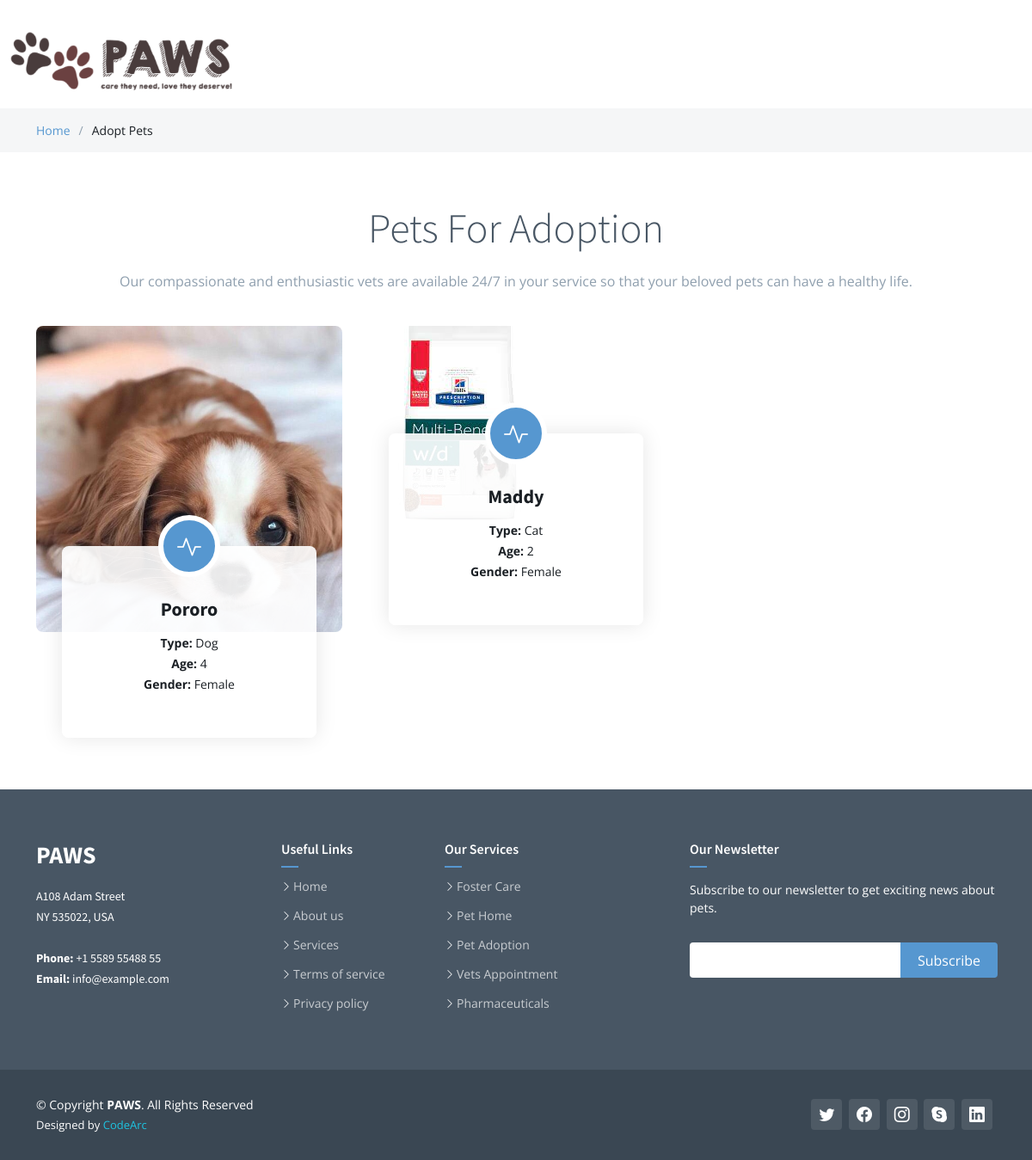
The page /paws/adopt-pet.php on the database its author committed.
### tables this page shows
CREATE TABLE `pethome` (
  `id` int(25) NOT NULL,
  `uid` int(22) NOT NULL,
  `petName` varchar(255) NOT NULL,
  `petAge` int(10) NOT NULL,
  `petGender` varchar(255) NOT NULL,
  `petType` varchar(255) NOT NULL,
  `petDescription` varchar(600) NOT NULL,
  `petImg1` varchar(500) NOT NULL,
  `petImg2` varchar(500) NOT NULL,
  `petImg3` varchar(500) NOT NULL,
  `vaxImg` varchar(500) NOT NULL,
  `status` varchar(255) NOT NULL DEFAULT 'Not Adopted',
  `adoptedby` int(25) DEFAULT NULL,
  `time` timestamp NOT NULL DEFAULT current_timestamp()
);

### paws/adopt-pet.php (the view, shortened to what this page needs)
<?php
include('includes/config.php');
?>
<!DOCTYPE html>
<html lang="en">
<head>
  <link href="assets/vendor/fontawesome-free/css/all.min.css" rel="stylesheet">
  <link href="assets/vendor/bootstrap/css/bootstrap.min.css" rel="stylesheet">
  <link href="assets/vendor/bootstrap-icons/bootstrap-icons.css" rel="stylesheet">
  <link href="assets/vendor/aos/aos.css" rel="stylesheet">
  <link href="assets/vendor/glightbox/css/glightbox.min.css" rel="stylesheet">
  <link href="assets/vendor/swiper/swiper-bundle.min.css" rel="stylesheet">
  <link href="assets/css/variables.css" rel="stylesheet">
  <link href="assets/css/main.css" rel="stylesheet">
</head>
<body>
  <header id="header" class="header fixed-top" data-scrollto-offset="0">
    <div class="container-fluid d-flex align-items-center justify-content-between">
      <a href="homepage.php" class="logo d-flex align-items-center scrollto me-auto me-lg-0">
        <img style="min-height: 80px;" src="assets/img/logo.png" alt="">
      </a>
    </div>
  </header>
  <main id="main" style="padding-top: 50px;">
    <div class="breadcrumbs">
      <div class="container">
        <div class="d-flex justify-content-between align-items-center">
          <ol>
            <li><a href="homepage.php">Home</a></li>
            <li>Adopt Pets</li>
          </ol>
        </div>
      </div>
    </div>
    <section id="services" class="services">
      <div class="container" data-aos="fade-up">
        <div class="section-header">
          <h2>Pets For Adoption</h2>
          <p>Our compassionate and enthusiastic vets are available 24/7 in your service so that your beloved pets can have a healthy life.</p>
        </div>
        <div class="row gy-5">
        <?php
        $query=mysqli_query($con,"select * from pethome where uid!='".$_SESSION['id']."' and status='Not Adopted'");
        while($row=mysqli_fetch_array($query)){
        ?>
          <div class="col-xl-4 col-md-6" data-aos="zoom-in" data-aos-delay="200">
        		<div class="service-item">
        			<div class="img">
        				<a href="pet-details.php?petid=<?php echo htmlentities($row['id']);?>"><img src="../pets/img<?php echo htmlentities($row['id']);?>.1.jpg" class="img-fluid" alt=""></a>
        			</div>
        			<div class="details position-relative">
        				<div class="icon">
        					<i class="bi bi-activity"></i>
        				</div>
        				<a href="pet-details.php?petid=<?php echo htmlentities($row['id']);?>" class="stretched-link">
        					<h3><?php echo htmlentities($row['petName']);?></h3>
        				</a>
                <p><strong>Type:</strong> <?php echo htmlentities($row['petType']);?></p>
        				<p><strong>Age:</strong> <?php echo htmlentities($row['petAge']);?></p>
                <p><strong>Gender:</strong> <?php echo htmlentities($row['petGender']);?></p>
        			</div>
        		</div>
        	</div>
                <?php } ?>
        </div>
      </div>
    </section>
  </main>
  <?php include('includes/footer.php');?>
</body>
</html>

### paws/includes/footer.php
<footer id="footer" class="footer">
  <div class="footer-content">
    <div class="container">
      <div class="row">
        <div class="col-lg-3 col-md-6">
          <div class="footer-info">
            <h3>PAWS</h3>
            <p>
              A108 Adam Street <br>
              NY 535022, USA<br><br>
              <strong>Phone:</strong> +1 5589 55488 55<br>
              <strong>Email:</strong> info@example.com<br>
            </p>
          </div>
        </div>
        <div class="col-lg-2 col-md-6 footer-links">
          <h4>Useful Links</h4>
          <ul>
            <li><i class="bi bi-chevron-right"></i> <a href="#">Home</a></li>
            <li><i class="bi bi-chevron-right"></i> <a href="#">About us</a></li>
            <li><i class="bi bi-chevron-right"></i> <a href="#">Services</a></li>
            <li><i class="bi bi-chevron-right"></i> <a href="#">Terms of service</a></li>
            <li><i class="bi bi-chevron-right"></i> <a href="#">Privacy policy</a></li>
          </ul>
        </div>
        <div class="col-lg-3 col-md-6 footer-links">
          <h4>Our Services</h4>
          <ul>
            <li><i class="bi bi-chevron-right"></i> <a href="#">Foster Care</a></li>
            <li><i class="bi bi-chevron-right"></i> <a href="#">Pet Home</a></li>
            <li><i class="bi bi-chevron-right"></i> <a href="#">Pet Adoption</a></li>
            <li><i class="bi bi-chevron-right"></i> <a href="#">Vets Appointment</a></li>
            <li><i class="bi bi-chevron-right"></i> <a href="#">Pharmaceuticals</a></li>
          </ul>
        </div>
        <div class="col-lg-4 col-md-6 footer-newsletter">
          <h4>Our Newsletter</h4>
          <p>Subscribe to our newsletter to get exciting news about pets.</p>
          <form action="" method="post">
            <input type="email" name="email"><input type="submit" value="Subscribe">
          </form>
        </div>
      </div>
    </div>
  </div>
  <div class="footer-legal text-center">
    <div class="container d-flex flex-column flex-lg-row justify-content-center justify-content-lg-between align-items-center">
      <div class="d-flex flex-column align-items-center align-items-lg-start">
        <div class="copyright">
          &copy; Copyright <strong><span>PAWS</span></strong>. All Rights Reserved
        </div>
        <div class="credits">
          Designed by <a href="https://www.facebook.com/nnawar706">CodeArc</a>
        </div>
      </div>
      <div class="social-links order-first order-lg-last mb-3 mb-lg-0">
        <a href="#" class="twitter"><i class="bi bi-twitter"></i></a>
        <a href="#" class="facebook"><i class="bi bi-facebook"></i></a>
        <a href="#" class="instagram"><i class="bi bi-instagram"></i></a>
        <a href="#" class="google-plus"><i class="bi bi-skype"></i></a>
        <a href="#" class="linkedin"><i class="bi bi-linkedin"></i></a>
      </div>
    </div>
  </div>
</footer>

### paws/assets/css/variables.css (style rules this page uses)
:root { --font-default: 'Open Sans', system-ui, -apple-system, "Segoe UI", Roboto, "Helvetica Neue", Arial, "Noto Sans", "Liberation Sans", sans-serif, "Apple Color Emoji", "Segoe UI Emoji", "Segoe UI Symbol", "Noto Color Emoji"; --font-primary: 'Source Sans Pro', sans-serif; --font-secondary: 'Poppins', sans-serif; --color-default: #1a1f24; --color-default-rgb: 26, 31, 36; --color-links: #5697d0; --color-links-hover: #629fd3; --color-primary: #5697d0; --color-primary-light: #1ec3e0; --color-primary-dark: #0189a1; --color-primary-rgb: 14, 162, 189; --color-primary-light-rgb: 30, 195, 224; --color-primary-dark-rgb: 1, 137, 161; --color-secondary: #485664; --color-secondary-light: #8f9fae; --color-secondary-dark: #3a4753; --color-secondary-rgb: 72, 86, 100; --color-secondary-light-rgb: 143, 159, 174; --color-secondary-dark-rgb: 58, 71, 83; --color-blue: #0d6efd; --color-blue-rgb: 13, 110, 253; --color-indigo: #6610f2; --color-indigo-rgb: 102, 16, 242; --color-purple: #6f42c1; --color-purple-rgb: 111, 66, 193; --color-pink: #f3268c; --color-pink-rgb: 243, 38, 140; --color-red: #df1529; --color-red-rgb: 223, 21, 4; --color-orange: #fd7e14; --color-orange-rgb: 253, 126, 20; --color-yellow: #ffc107; --color-yellow-rgb: 255, 193, 7; --color-green: #059652; --color-green-rgb: 5, 150, 82; --color-teal: #20c997; --color-teal-rgb: 32, 201, 151; --color-cyan: #0dcaf0; --color-cyan-rgb: 13, 202, 240; --color-white: #ffffff; --color-white-rgb: 255, 255, 255; --color-gray: #6c757d; --color-gray-rgb: 108, 117, 125; --color-black: #000000; --color-black-rgb: 0, 0, 0; }
:root { --bs-blue: var(--color-blue); --bs-indigo: var(--color-indigo); --bs-purple: var(--color-purple); --bs-pink: var(--color-pink); --bs-red: var(--color-red); --bs-orange: var(--color-orange); --bs-yellow: var(--color-yellow); --bs-green: var(--color-green); --bs-teal: var(--color-teal); --bs-cyan: var(--color-cyan); --bs-white: var(--color-white); --bs-gray: var(--color-gray); --bs-gray-dark: #343a40; --bs-gray-100: #f8f9fa; --bs-gray-200: #e9ecef; --bs-gray-300: #dee2e6; --bs-gray-400: #ced4da; --bs-gray-500: #adb5bd; --bs-gray-600: #6c757d; --bs-gray-700: #495057; --bs-gray-800: #343a40; --bs-gray-900: #212529; --bs-primary: var(--color-blue); --bs-secondary: var(--color-blue); --bs-success: #198754; --bs-info: #0dcaf0; --bs-warning: #ffc107; --bs-danger: #dc3545; --bs-light: #f8f9fa; --bs-dark: #212529; --bs-primary-rgb: var(--color-primary-rgb); --bs-secondary-rgb: var(--color-secondary-rgb); --bs-success-rgb: 25, 135, 84; --bs-info-rgb: 13, 202, 240; --bs-warning-rgb: 255, 193, 7; --bs-danger-rgb: 220, 53, 69; --bs-light-rgb: 248, 249, 250; --bs-dark-rgb: 33, 37, 41; --bs-white-rgb: var(--color-white-rgb); --bs-black-rgb: var(--color-black-rgb); --bs-body-color-rgb: var(--color-default-rgb); --bs-body-bg-rgb: 255, 255, 255; --bs-font-sans-serif: var(--font-default); --bs-font-monospace: SFMono-Regular, Menlo, Monaco, Consolas, "Liberation Mono", "Courier New", monospace; --bs-gradient: linear-gradient(180deg, rgba(255, 255, 255, 0.15), rgba(255, 255, 255, 0)); --bs-body-font-family: var(--font-default); --bs-body-font-size: 1rem; --bs-body-font-weight: 400; --bs-body-line-height: 1.5; --bs-body-color: var(--color-default); --bs-body-bg: #fff; }

### paws/adopt-pet.php (style rules this page uses)
html { -ms-overflow-style: none; scrollbar-width: none; }
body { -ms-overflow-style: none; scrollbar-width: none; }

### rows shown on the page
pethome: shows a picture, petName "Pororo", petType "Dog", petAge "4", petGender "Female"
pethome: shows a picture, petName "Maddy", petType "Cat", petAge "2", petGender "Female"
